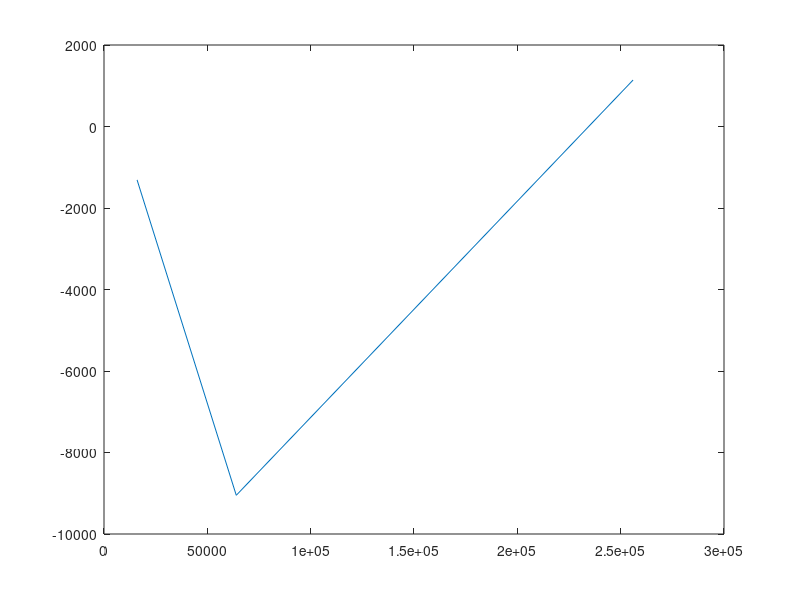

Source code (MATLAB):
elem_I = [400, 800, 1600];
elem_J = [40, 80, 160];
n_elem = elem_J.*elem_I;

dQ_bot = [-5.52e+04, -1.77e+05, -4.23e+03];
dQ_top = [-1.31e+03, -9.05e+03, 1.14e+03];
Q_in   = [1.87e+06, 1.97e+06, 1.81e+06];
Q_out  = [1.81e+06, 1.78e+06, 1.81e+06];

plot(n_elem, dQ_top)